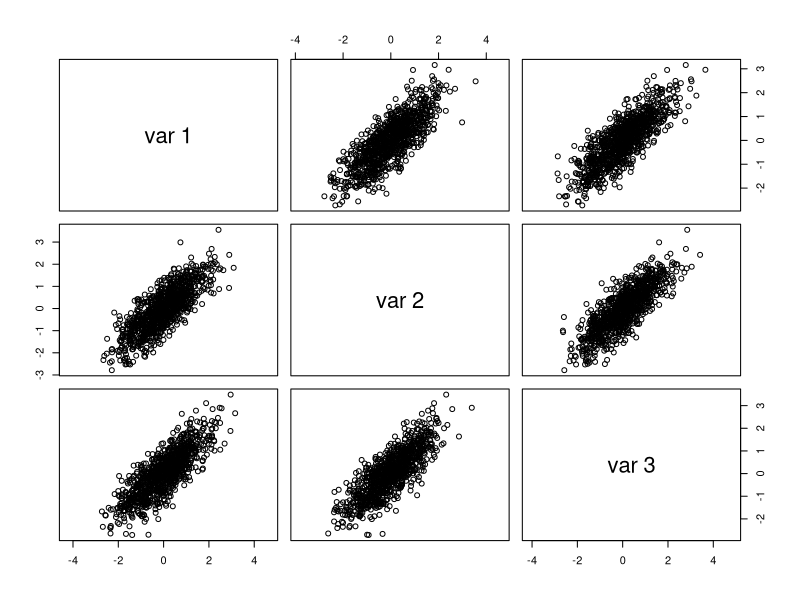
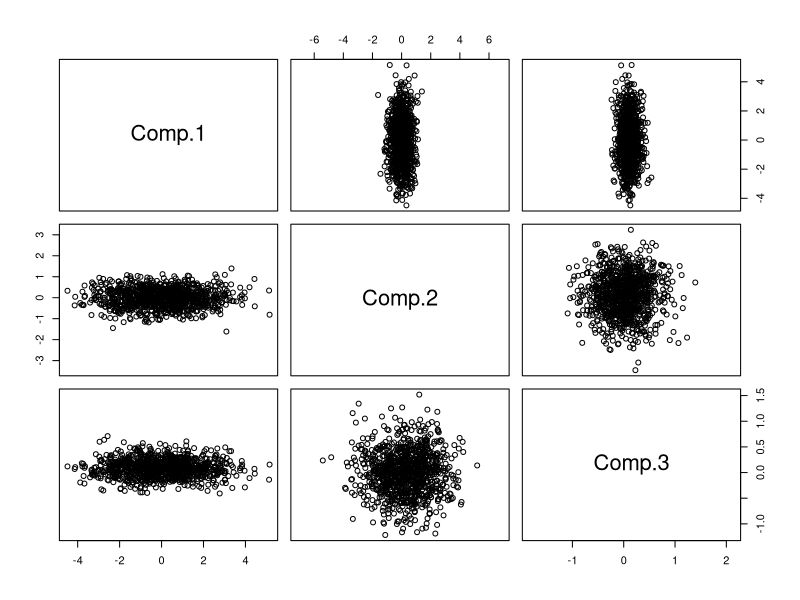
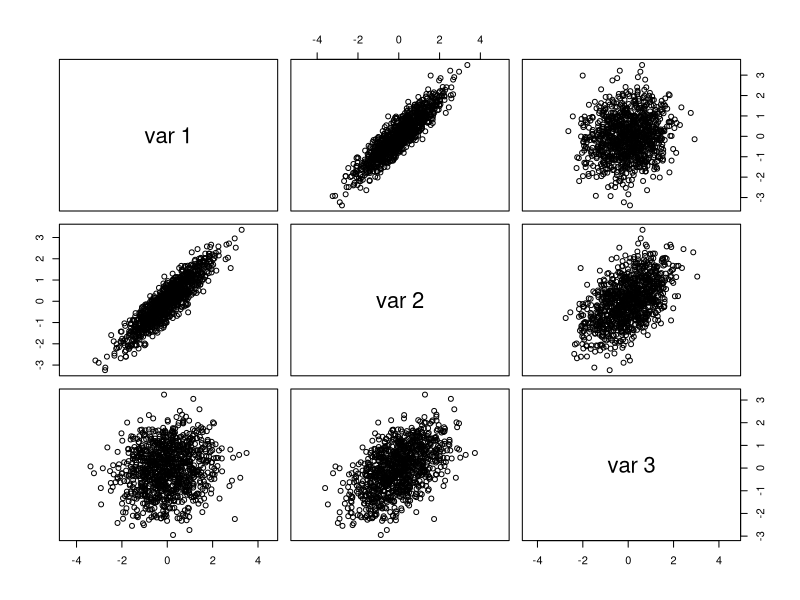
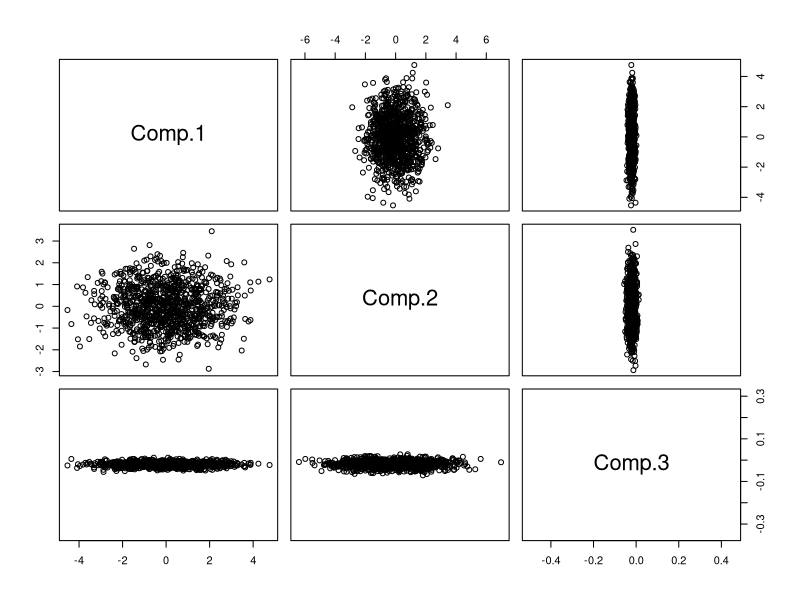

Recreate these plots in R, in order. (Note: this script raises an error after producing the figures.)
#ex1
#gen trivariate dset from normal dist
library(MASS)
ss <- 1000
z.3d <- c(0,0,0)
d3.dset <- matrix(c(1,0.8,0.8,0.8,1,0.8,0.8,0.8,1),nrow=3)
norm.3d <- mvrnorm(ss,mu=z.3d,Sigma=d3.dset)
pairs(norm.3d, asp = 1)
PCA.norm.3d <- princomp(norm.3d)
PCA.norm.3d
pairs(PCA.norm.3d$scores, asp = 1)

d3.dset <- matrix(c(1,0.9,0.1,0.3,1,0.5,0.3,0.1,1),nrow=3)
normdset <- mvrnorm(ss, mu = z.3d, Sigma = d3.dset)
pairs(normdset, asp = 1)
PCA.norm.3d1 <- princomp(normdset)
pairs(PCA.norm.3d1$scores, asp = 1)

#ex2
air <- Airquality
head(air)
pairs(air)
air.PCA <- princomp(~Ozone+Solar.R+Wind+Temp, data=air)
summary(air.PCA, loadings = TRUE)
pairs(air.PCA$scores, asp = 1)
plot(air.PCA$sdev^2,type="b",main="Scree plot",ylab="Eigenvalue")
